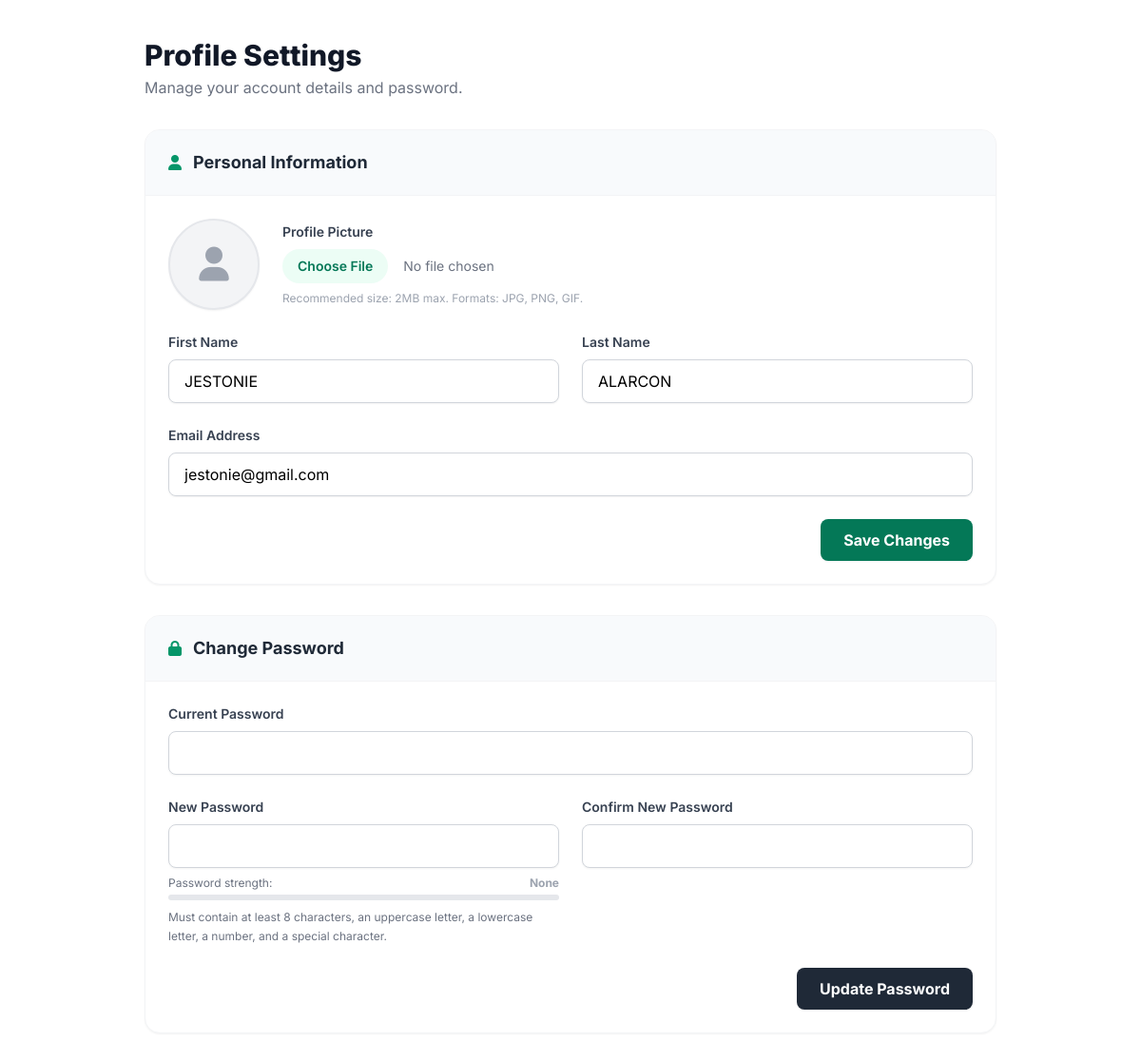
The app's page /profile_settings.php (signed in) with its own data.
### tables this page shows
CREATE TABLE `user_client` (
  `client_id` int(11) NOT NULL,
  `firstname` varchar(50) NOT NULL,
  `mid_name` varchar(50) NOT NULL,
  `lastname` varchar(50) NOT NULL,
  `email` varchar(100) NOT NULL,
  `profile_picture` varchar(255) DEFAULT NULL,
  `verification_token` varchar(255) DEFAULT NULL,
  `password` text NOT NULL,
  `mobilenum` text NOT NULL,
  `comp_id_upload` longtext NOT NULL,
  `govt_id_upload` longtext NOT NULL,
  `auth_letter` longtext NOT NULL,
  `password_unhashed` text NOT NULL,
  `Status` int(11) NOT NULL,
  `province` text NOT NULL,
  `citymun` text NOT NULL,
  `brgy` text NOT NULL,
  `zips` text NOT NULL
);

### profile_settings.php (the view, shortened to what this page needs)
<?php
require_once 'db.php';
$client_id = $_SESSION['client_id'] ?? null;
try {
    $stmt = $pdo->prepare("SELECT * FROM user_client WHERE client_id = ?");
    $stmt->execute([$client_id]);
    $user = $stmt->fetch(PDO::FETCH_ASSOC);
} catch (PDOException $e) {
    $error_msg = "Database error: " . $e->getMessage();
}
?>
<!DOCTYPE html>
<html lang="en">
<head>
    <script src="https://cdn.tailwindcss.com"></script>
    <link href="https://cdnjs.cloudflare.com/ajax/libs/font-awesome/6.0.0/css/all.min.css" rel="stylesheet">
</head>
<body class="p-6 lg:p-10">
    <div class="max-w-4xl mx-auto">
        <div class="mb-8">
            <h2 class="text-3xl font-extrabold text-gray-900">Profile Settings</h2>
            <p class="text-gray-500 mt-1">Manage your account details and password.</p>
        </div>
        <div class="bg-white rounded-2xl shadow-sm border border-gray-100 overflow-hidden mb-8">
            <div class="px-6 py-5 border-b border-gray-100 bg-slate-50 flex items-center gap-3">
                <i class="fas fa-user text-emerald-600"></i>
                <h3 class="font-bold text-gray-800 text-lg">Personal Information</h3>
            </div>
            <form action="" method="POST" enctype="multipart/form-data" class="p-6">
                <div class="mb-6 flex items-center gap-6">
                    <div class="w-24 h-24 rounded-full overflow-hidden bg-gray-100 border-2 border-gray-200 shadow-sm flex-shrink-0 flex items-center justify-center">
                        <?php if (!empty($user['profile_picture']) && file_exists($user['profile_picture'])): ?>
                            <img src="<?= htmlspecialchars($user['profile_picture']) ?>" alt="Profile Picture" class="w-full h-full object-cover">
                        <?php else: ?>
                            <i class="fas fa-user text-4xl text-gray-400"></i>
                        <?php endif; ?>
                    </div>
                    <div class="flex-grow">
                        <label class="block text-sm font-semibold text-gray-700 mb-2">Profile Picture</label>
                        <input type="file" name="profile_picture" accept=".jpg, .jpeg, .png, .gif" class="block w-full text-sm text-gray-500 file:mr-4 file:py-2 file:px-4 file:rounded-full file:border-0 file:text-sm file:font-semibold file:bg-emerald-50 file:text-emerald-700 hover:file:bg-emerald-100 transition">
                        <p class="text-xs text-gray-400 mt-2">Recommended size: 2MB max. Formats: JPG, PNG, GIF.</p>
                    </div>
                </div>
                <div class="grid grid-cols-1 md:grid-cols-2 gap-6 mb-6">
                    <div>
                        <label class="block text-sm font-semibold text-gray-700 mb-2">First Name</label>
                        <input type="text" name="firstname" value="<?= htmlspecialchars($user['firstname'] ?? '') ?>" required class="w-full px-4 py-2.5 rounded-lg border border-gray-300 focus:ring-2 focus:ring-emerald-500 focus:border-emerald-500 outline-none transition shadow-sm">
                    </div>
                    <div>
                        <label class="block text-sm font-semibold text-gray-700 mb-2">Last Name</label>
                        <input type="text" name="lastname" value="<?= htmlspecialchars($user['lastname'] ?? '') ?>" required class="w-full px-4 py-2.5 rounded-lg border border-gray-300 focus:ring-2 focus:ring-emerald-500 focus:border-emerald-500 outline-none transition shadow-sm">
                    </div>
                </div>
                <div class="mb-6">
                    <label class="block text-sm font-semibold text-gray-700 mb-2">Email Address</label>
                    <input type="email" name="email" value="<?= htmlspecialchars($user['email'] ?? '') ?>" required class="w-full px-4 py-2.5 rounded-lg border border-gray-300 focus:ring-2 focus:ring-emerald-500 focus:border-emerald-500 outline-none transition shadow-sm">
                </div>
                <div class="flex justify-end">
                    <button type="submit" class="bg-emerald-700 text-white px-6 py-2.5 rounded-lg font-bold hover:bg-emerald-800 transition shadow-sm">
                        Save Changes
                    </button>
                </div>
            </form>
        </div>
        <div class="bg-white rounded-2xl shadow-sm border border-gray-100 overflow-hidden">
            <div class="px-6 py-5 border-b border-gray-100 bg-slate-50 flex items-center gap-3">
                <i class="fas fa-lock text-emerald-600"></i>
                <h3 class="font-bold text-gray-800 text-lg">Change Password</h3>
            </div>
            <form action="" method="POST" class="p-6">
                <div class="mb-6">
                    <label class="block text-sm font-semibold text-gray-700 mb-2">Current Password</label>
                    <input type="password" name="current_password" required class="w-full px-4 py-2.5 rounded-lg border border-gray-300 focus:ring-2 focus:ring-emerald-500 focus:border-emerald-500 outline-none transition shadow-sm">
                </div>
                <div class="grid grid-cols-1 md:grid-cols-2 gap-6 mb-6">
                    <div>
                        <label class="block text-sm font-semibold text-gray-700 mb-2">New Password</label>
                        <input type="password" name="new_password" id="new_password" required class="w-full px-4 py-2.5 rounded-lg border border-gray-300 focus:ring-2 focus:ring-emerald-500 focus:border-emerald-500 outline-none transition shadow-sm">
                        <div class="mt-2">
                            <div class="flex justify-between items-center mb-1">
                                <span class="text-xs text-gray-500">Password strength:</span>
                                <span id="strength-text" class="text-xs font-bold text-gray-400">None</span>
                            </div>
                            <div class="w-full bg-gray-200 rounded-full h-1.5">
                            </div>
                            <p class="text-xs text-gray-500 mt-2 leading-relaxed">Must contain at least 8 characters, an uppercase letter, a lowercase letter, a number, and a special character.</p>
                        </div>
                    </div>
                    <div>
                        <label class="block text-sm font-semibold text-gray-700 mb-2">Confirm New Password</label>
                        <input type="password" name="confirm_password" required class="w-full px-4 py-2.5 rounded-lg border border-gray-300 focus:ring-2 focus:ring-emerald-500 focus:border-emerald-500 outline-none transition shadow-sm">
                    </div>
                </div>
                <div class="flex justify-end">
                    <button type="submit" class="bg-gray-800 text-white px-6 py-2.5 rounded-lg font-bold hover:bg-gray-900 transition shadow-sm">
                        Update Password
                    </button>
                </div>
            </form>
        </div>
    </div>
</body>
</html>

### profile_settings.php (style rules this page uses)
body { font-family: 'Inter', sans-serif; background-color: transparent; }

### records on screen
user_client: firstname "JESTONIE", lastname "ALARCON", email "jestonie@gmail.com"
